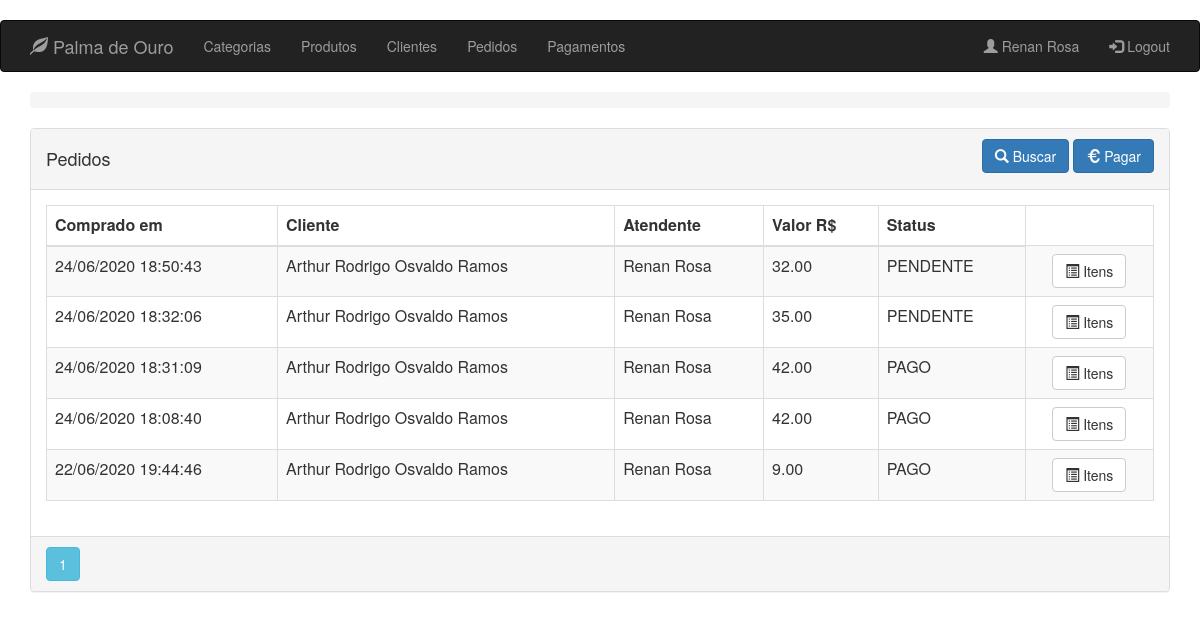
Page /order/client/2 (signed in) on the earlier database version.
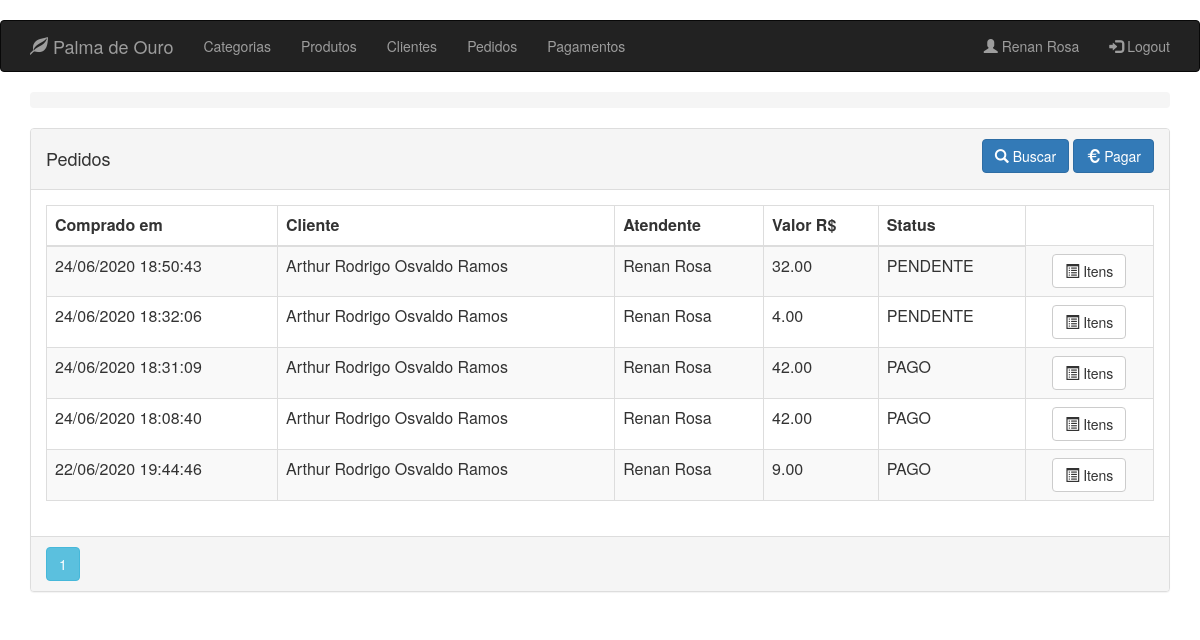
Same page on the later database version.
### app/models.py (models this page shows, shortened)
class Order(db.Model):
    __tablename__ = 'orders'
    id = db.Column(db.Integer, primary_key=True)
    client_id = db.Column(db.Integer, ForeignKey('clients.id'), nullable=False)
    clerk_id = db.Column(db.Integer, ForeignKey('clerks.id'), nullable=False)
    payment_id = db.Column(db.Integer, ForeignKey('payments.id'), nullable=True)
    date = db.Column(db.DateTime, index=True, default=datetime.now)
    total = db.Column(db.Numeric(10, 2), default=0)
    status = db.Column(db.Enum(Status), default=Status.PENDENTE)
    client = relationship("Client", backref=backref('orders', order_by=id))
    clerk = relationship("Clerk", backref=backref('orders', order_by=id))
    payment = relationship("Payment", backref=backref('orders', order_by=id), lazy=True)

class User(db.Model):
    __metaclass__ = ABCMeta
    __abstract__ = True
    id = db.Column(db.Integer, primary_key=True)
    name = db.Column(db.String(64), nullable=False, index=True)
    phone_number = db.Column(db.String(13), nullable=False)

class Client(User):
    __tablename__ = 'clients'
    __mapper_args__ = {'concrete': True}
    identification = db.Column(db.String(9), unique=True)
    notifiable = db.Column(db.Boolean)
    address = db.Column(db.String(64))
    status = db.Column(db.Boolean)

class Clerk(User, UserMixin):
    __tablename__ = 'clerks'
    image_file = db.Column(db.String(24), default='default.png')
    email = db.Column(db.String(64), unique=True)
    password_hash = db.Column(db.String(128), nullable=False)
    __mapper_args__ = {
        'concrete': True
    }
    @property
    def password(self) -> None:
        raise AttributeError('password is not a readable attribute')

### app/routes/order/routes.py (the view)
@blueprint_order.route('/order/client/<int:id>', methods=['GET'])
@blueprint_order.route('/order', defaults={'id': None}, methods=['GET'])
@register_breadcrumb(blueprint_order, '.', 'Pedidos')
@login_required
def get_orders(id):
    page = request.args.get('page', 1, type=int)
    if id is not None:
        orders = Order.query \
            .filter_by(client_id=id) \
            .order_by(Order.date.desc()) \
            .paginate(page=page, per_page=10)
        return render_template('order/client_orders.html', orders=orders, client_id=id)
    orders = Order.query.order_by(
        Order.date.desc()).paginate(page=page, per_page=10)
    return render_template('order/list.html', orders=orders)

### app/models.py (called while the page is built)
@login_manager.user_loader
def load_user(id):
    return Clerk.query.get(id)

### app/templates/order/client_orders.html (shortened to what this page needs)
{% extends "base.html" %}
{% block page_content %}
<div class="panel panel-default">
    <div class="panel-heading">
        <div class="row">
            <div class="col col-xs-6">
                <h4>Pedidos</h4>
            </div>
            <div class="col col-xs-6 text-right">
                <a href="{{ url_for('blueprint_order.search_order') }}" class="btn btn-primary">
                    <i class="glyphicon glyphicon glyphicon-search"></i>
                    <span>Buscar</span>
                </a>
                <a href="{{ url_for('blueprint_order.pending_order',id=client_id) }}" class="btn btn-primary">
                    <i class="glyphicon glyphicon-euro"></i>
                    <span>Pagar</span>
                </a>
            </div>
        </div>
    </div>
    <div class="panel-body">
        <table class="table table-striped table-responsive table-bordered">
            <thead>
                <tr>
                    <th>Comprado em</th>
                    <th>Cliente</th>
                    <th>Atendente</th>
                    <th>Valor R$</th>
                    <th>Status</th>
                </tr>
            </thead>
            <tbody>
                {% for order in orders.items %}
                <tr>
                    <td>{{ order.date.strftime('%d/%m/%Y %H:%M:%S') }}</td>
                    <td>{{ order.client.name }}</td>
                    <td>{{ order.clerk.name }}</td>
                    <td>{{ order.total }}</td>
                    <td>{{ order.status.name }}</td>
                    <td align="center">
                        <a href="{{ url_for('blueprint_order.items_order',id=order.id) }}"
                           class="btn btn-default">
                            <i class="glyphicon glyphicon-list-alt" aria-hidden="true"></i>
                            <span>Itens</span>
                        </a>
                    </td>
                </tr>
                {% endfor %}
            </tbody>
        </table>
    </div>
    <div class="panel-footer p-0">
        {% for page_number in orders.iter_pages(left_edge=1,right_edge=1,left_current=1,right_current=2) %}
        {% if page_number %}
        {% if orders.page == page_number %}
        <a class="btn btn-info mb-4"
           href="{{ url_for('blueprint_order.get_orders',page=page_number) }}">{{ page_number }}</a>
        {% else %}
        <a class="btn btn-outline-info mb-4"
           href="{{ url_for('blueprint_order.get_orders',page=page_number) }}">{{ page_number }}</a>
        {% endif %}
        {% else %}
        ...
        {% endif %}
        {% endfor %}
    </div>
</div>
{% endblock %}

Differences in the rows shown:
changed Order (number 2 of 5 on the later page): total "35.00" → "4.00"
